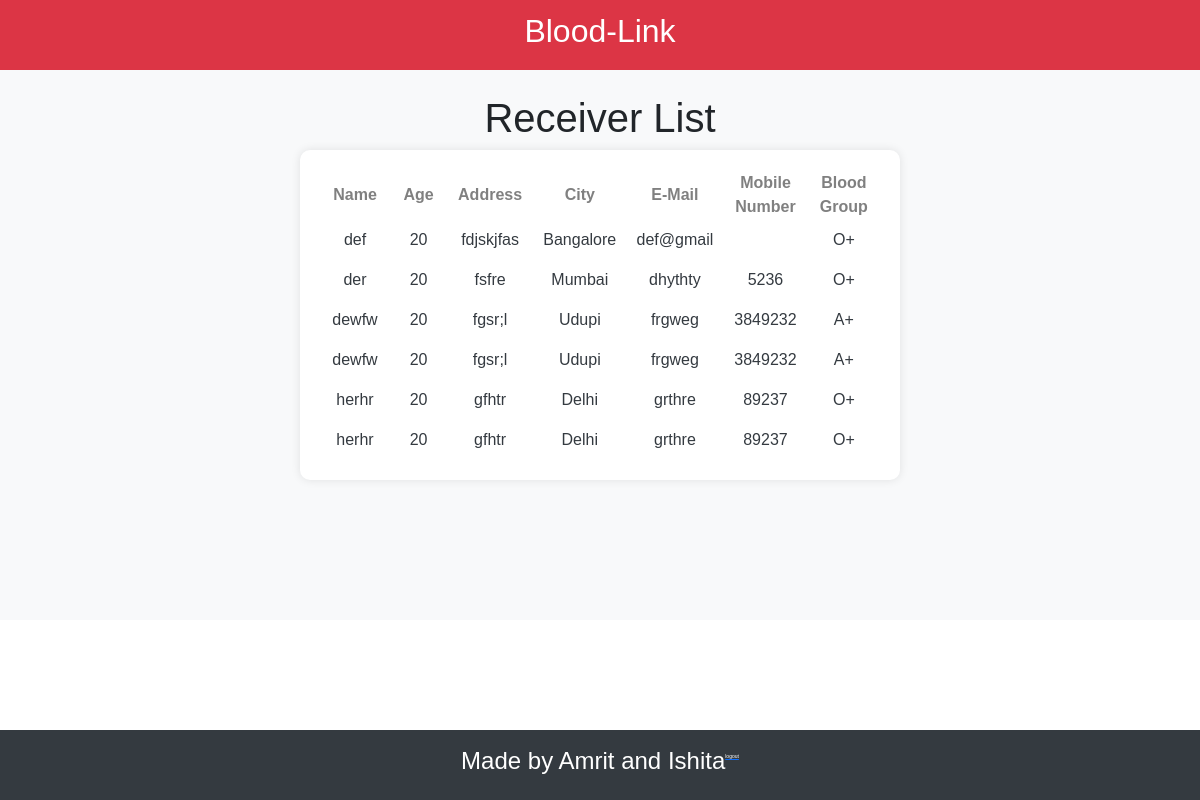
The app's page /BloodLink/regular-receive-list.php (signed in) with its own data.
### tables this page shows
CREATE TABLE `receive_reg` (
  `id` int(11) NOT NULL,
  `name` varchar(50) DEFAULT NULL,
  `age` varchar(10) DEFAULT NULL,
  `address` varchar(250) DEFAULT NULL,
  `city` varchar(50) DEFAULT NULL,
  `email` varchar(50) DEFAULT NULL,
  `contact` varchar(20) DEFAULT NULL,
  `bgroup` varchar(20) DEFAULT NULL
);

### BloodLink/regular-receive-list.php (the view, shortened to what this page needs)
<?php
include('connection.php');
?>
<!DOCTYPE html>
<html>
<head>
<link href="https://cdn.jsdelivr.net/npm/bootstrap@5.3.3/dist/css/bootstrap.min.css" rel="stylesheet">
    <link rel="stylesheet" type="text/css" href="css/s1.css">
</head>
<body>
<div id="full">
    <div id="inner_full">
        <div id="header"><h2><a href="admin-home.php" style="text-decoration:none;color:white;">Blood-Link</a></h2></div>
        <div id="body">
            <br>
            <h1>Receiver List</h1>
            <center>
                <div id="form">
                    <table>
                        <tr>
                            <td><center><b><font color="gray">Name</font></b></center></td>
                            <td><center><b><font color="gray">Age</font></b></center></td>
                            <td><center><b><font color="gray">Address</font></b></center></td>
                            <td><center><b><font color="gray">City</font></b></center></td>
                            <td><center><b><font color="gray">E-Mail</font></b></center></td>
                            <td><center><b><font color="gray">Mobile Number</font></b></center></td>
                            <td><center><b><font color="gray">Blood Group</font></b></center></td>
                        </tr>
                        <?php
                        $q = $db->query("SELECT * FROM receive_reg");
                        while ($r1 = $q->fetch(PDO::FETCH_OBJ)) {
                            ?>
                            <tr>
                                <td><center><?= $r1->name; ?></center></td>
                                <td><center><?= $r1->age; ?></center></td>
                                <td><center><?= $r1->address; ?></center></td>
                                <td><center><?= $r1->city; ?></center></td>
                                <td><center><?= $r1->email; ?></center></td>
                                <td><center><?= $r1->contact; ?></center></td>
                                <td><center><?= $r1->bgroup; ?></center></td>
                            </tr>
                        <?php } ?>
                    </table>
                </div>
            </center>
        </div>
        <div id="footer"><h4 align="center">Made by Amrit and Ishita</h4>
            <p align="center"><a href="logout.php"><font color="white">logout</font></a></p>
        </div>
    </div>
</div>
</body>
</html>

### BloodLink/css/s1.css (style rules this page uses)
body { font-family: Arial, sans-serif; margin: 0; padding: 0; position: relative; min-height: 100vh; overflow-x: hidden; }
#full { width: 100%; background-color: #f8f9fa; padding-bottom: 70px; box-sizing: border-box; }
#inner_full { width: 80%; max-width: 1200px; margin: auto; padding: 20px; text-align: center; overflow-y: auto; padding-top: 70px; padding-bottom: 70px; }
#header { height: 70px; background-color:#dc3545 ; color: white; width: 100%; position: fixed; top: 0; left: 0; right: 0; display: flex; align-items: center; justify-content: center; }
#footer { bottom: 0; position: fixed; width:100%; height: 70px; bottom: 0; left: 0; background-color: #343a40; color: white; display: flex; align-items: center; justify-content: center; font-size: 5px !important; }
#form { width: 100%; max-width: 600px; background-color: #fff; color: #343a40; border-radius: 10px; margin: auto; padding: 20px; box-shadow: 0 0 10px rgba(0, 0, 0, 0.1); }

### BloodLink/regular-receive-list.php (style rules this page uses)
td { width: 200px; height: 40px; }

### records on screen
receive_reg: name "def", age "20", address "fdjskjfas", city "Bangalore", email "def@gmail", bgroup "O+"
receive_reg: name "der", age "20", address "fsfre", city "Mumbai", email "dhythty", contact "5236", bgroup "O+"
receive_reg: name "dewfw", age "20", address "fgsr;l", city "Udupi", email "frgweg", contact "3849232", bgroup "A+"
receive_reg: name "dewfw", age "20", address "fgsr;l", city "Udupi", email "frgweg", contact "3849232", bgroup "A+"
receive_reg: name "herhr", age "20", address "gfhtr", city "Delhi", email "grthre", contact "89237", bgroup "O+"
receive_reg: name "herhr", age "20", address "gfhtr", city "Delhi", email "grthre", contact "89237", bgroup "O+"
